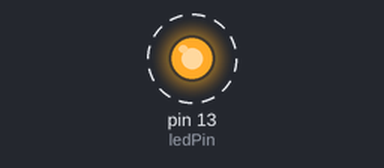
Bench run of a sketch on a simulated Arduino Uno, built with avr-gcc and run on an emulated ATmega328P. Shown: output pins drawn as LEDs (lit = HIGH). Dashed ring = blinking.

Above: at 0.2 s.
Timing chart, 0 to 3.0 s (numbered marks = the images above):
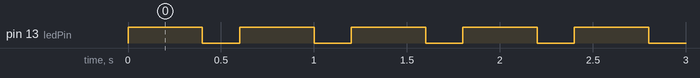

The sketch:

activity8a-type2.ino
```cpp
// DM2008 — Activity 8a
// Type 2: On/Off Control (10 min)

// the pin your LED is connected to
int ledPin = 13;

void setup() {
  pinMode(ledPin, OUTPUT); // tell Arduino this pin will send signals, not receive them
}

void loop() {
  digitalWrite(ledPin, HIGH); // LED on
  delay(400);
  digitalWrite(ledPin, LOW);  // LED off
  delay(200);
}
```

Measured:
- by itself, pin 13 (ledPin): alternates HIGH for 0.40 s and LOW for 0.20 s
